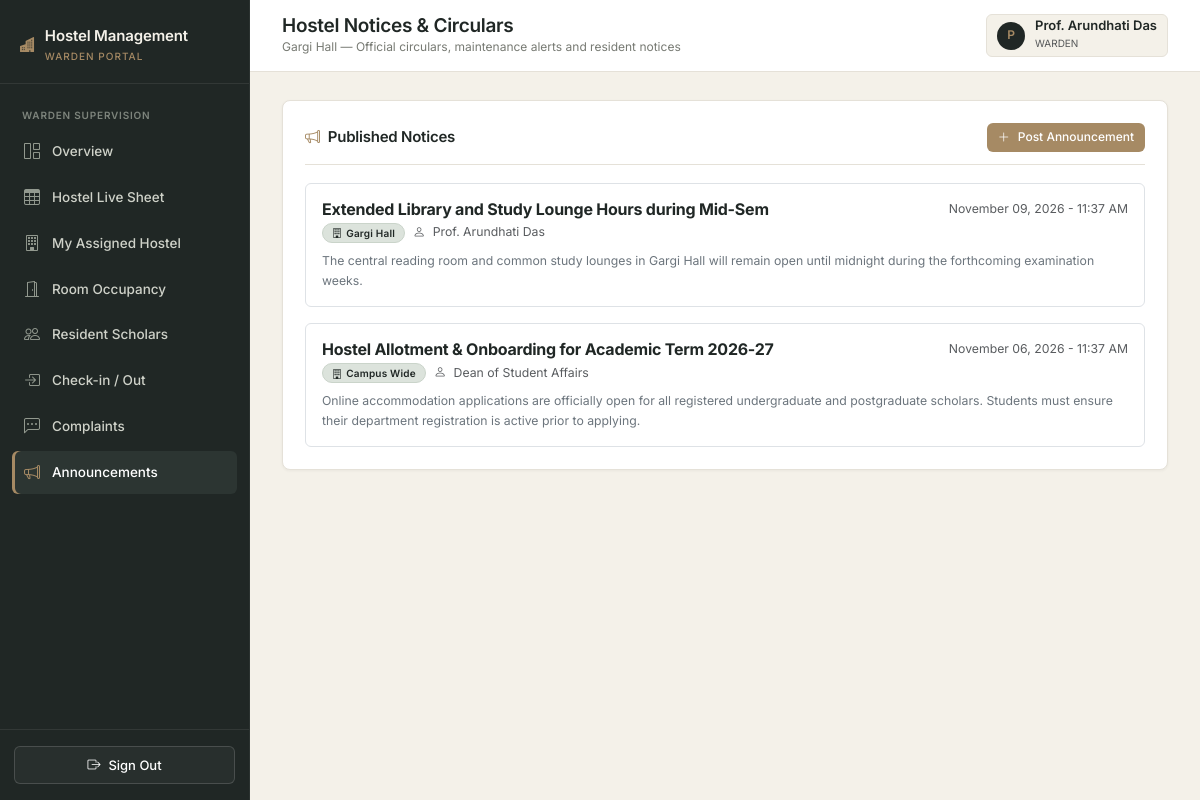
Screenshot of /warden/announcements (signed in) with the database file from the repository.
### hostel_allocation_system/app/models.py (models this page shows, shortened)
class User(UserMixin, db.Model):
    __tablename__ = "users"
    id = db.Column(db.Integer, primary_key=True)
    name = db.Column(db.String(100), nullable=False)
    email = db.Column(db.String(120), unique=True, nullable=False, index=True)
    password_hash = db.Column(db.String(255), nullable=False)
    role = db.Column(db.Enum("student", "warden", "admin", name="user_roles"), nullable=False)
    created_at = db.Column(db.DateTime, default=datetime.utcnow, nullable=False)
    student = db.relationship("Student", backref="user", uselist=False, cascade="all, delete-orphan")
    warden = db.relationship("Warden", backref="user", uselist=False, cascade="all, delete-orphan")

class Hostel(db.Model):
    __tablename__ = "hostels"
    id = db.Column(db.Integer, primary_key=True)
    hostel_name = db.Column(db.String(100), unique=True, nullable=False)
    hostel_type = db.Column(db.Enum("Boys", "Girls", "Co-ed", name="hostel_types"), nullable=False)
    address = db.Column(db.String(255), nullable=False)
    total_rooms = db.Column(db.Integer, default=0, nullable=False)
    description = db.Column(db.Text)
    rooms = db.relationship("Room", backref="hostel", cascade="all, delete-orphan", lazy="dynamic")
    wardens = db.relationship("Warden", backref="hostel", lazy="dynamic")
    complaints = db.relationship("Complaint", backref="hostel", lazy="dynamic")
    announcements = db.relationship("Announcement", backref="hostel", lazy="dynamic")

class Announcement(db.Model):
    __tablename__ = "announcements"
    id = db.Column(db.Integer, primary_key=True)
    title = db.Column(db.String(150), nullable=False)
    description = db.Column(db.Text, nullable=False)
    hostel_id = db.Column(db.Integer, db.ForeignKey("hostels.id", ondelete="CASCADE"), nullable=True)
    created_by = db.Column(db.Integer, db.ForeignKey("users.id"), nullable=False)
    created_at = db.Column(db.DateTime, default=datetime.utcnow, nullable=False)
    creator = db.relationship("User")

### hostel_allocation_system/app/warden/routes.py (the view, shortened to what this page needs)
@bp.route("/announcements", methods=["GET", "POST"])
@login_required
@role_required("warden")
def announcements():
    warden = get_current_warden()
    hostel = warden.hostel
    if not hostel:
        return render_template("warden/unassigned.html", warden=warden)
    form = AnnouncementForm()
    form.hostel_id.choices = [(hostel.id, f"{hostel.hostel_name} (My Hostel)")]
    all_anns = Announcement.query.filter(
        (Announcement.hostel_id == None) | (Announcement.hostel_id == hostel.id)
    ).order_by(Announcement.created_at.desc()).all()
    return render_template("warden/announcements.html", hostel=hostel, announcements=all_anns, form=form)

### hostel_allocation_system/app/__init__.py (called while the page is built)
@login_manager.user_loader
def load_user(user_id):
    from .models import User
    return db.session.get(User, int(user_id))

### hostel_allocation_system/app/warden/routes.py (called while the page is built)
def get_current_warden():
    warden = Warden.query.filter_by(user_id=current_user.id).first()
    if not warden:
        abort(404, description="Warden profile not found.")
    return warden

### hostel_allocation_system/app/templates/warden/announcements.html (shortened to what this page needs)
{% extends "shared/base.html" %}
{% block page_title %}Hostel Notices & Circulars{% endblock %}
{% block page_subtitle %}{{ hostel.hostel_name }} — Official circulars, maintenance alerts and resident notices{% endblock %}
{% block content %}
<div class="content-panel">
  <div class="panel-header">
    <h2 class="panel-title"><i class="bi bi-megaphone text-warning" style="color: var(--accent-bronze) !important;"></i> Published Notices</h2>
    <button class="btn-custom btn-bronze btn-sm-custom" data-bs-toggle="modal" data-bs-target="#newWardenAnnModal">
      <i class="bi bi-plus-lg"></i> Post Announcement
    </button>
  </div>
  {% if announcements %}
    <div class="d-flex flex-column gap-3">
      {% for ann in announcements %}
        <div class="p-3 border rounded bg-white">
          <div class="d-flex justify-content-between align-items-start mb-2">
            <div>
              <h3 class="h6 fw-bold mb-1">{{ ann.title }}</h3>
              <div class="d-flex align-items-center gap-2">
                <span class="custom-badge badge-neutral" style="font-size: 10px;">
                  <i class="bi bi-building me-1"></i> {{ ann.hostel.hostel_name if ann.hostel else 'Campus Wide' }}
                </span>
                <span class="text-muted small"><i class="bi bi-person me-1"></i> {{ ann.creator.name if ann.creator else 'Warden' }}</span>
              </div>
            </div>
            <span class="text-muted small">{{ ann.created_at.strftime('%B %d, %Y - %I:%M %p') }}</span>
          </div>
          <p class="text-secondary small mb-0" style="line-height: 1.6;">
            {{ ann.description }}
          </p>
        </div>
      {% endfor %}
    </div>
  {% else %}
    <div class="text-center py-5 text-muted small">No announcements posted for this hostel.</div>
  {% endif %}
</div>
{% endblock %}

### hostel_allocation_system/app/templates/shared/base.html (shortened to what this page needs)
<!DOCTYPE html>
<html lang="en">
<head>
  <link rel="stylesheet" href="https://cdn.jsdelivr.net/npm/bootstrap@5.3.3/dist/css/bootstrap.min.css">
  <link rel="stylesheet" href="https://cdn.jsdelivr.net/npm/bootstrap-icons@1.11.3/font/bootstrap-icons.min.css">
  <link rel="stylesheet" href="{{ url_for('static', filename='css/main.css') }}">
</head>
<body>
{% if current_user.is_authenticated %}
  <div class="app-wrapper">
    <aside class="app-sidebar">
      <div class="sidebar-header">
        <div class="sidebar-brand">
          <i class="bi bi-buildings-fill text-warning" style="color: var(--accent-bronze) !important;"></i>
          <div>
            <div>Hostel Management</div>
            <small>{{ current_user.role }} portal</small>
          </div>
        </div>
      </div>
      <nav class="sidebar-nav">
        {% if current_user.role == 'admin' %}
          <div class="nav-section-title">Institutional Overview</div>
          <a href="{{ url_for('admin.overview') }}" class="{{ 'active' if request.endpoint == 'admin.overview' else '' }}">
            <i class="bi bi-grid-1x2"></i> Overview
          </a>
          <a href="{{ url_for('admin.sheets') }}" class="{{ 'active' if request.endpoint == 'admin.sheets' else '' }}">
            <i class="bi bi-table"></i> Live Database Sheet
          </a>
          <div class="nav-section-title">Accommodations</div>
          <a href="{{ url_for('admin.hostels') }}" class="{{ 'active' if request.endpoint == 'admin.hostels' else '' }}">
            <i class="bi bi-building"></i> Hostels
          </a>
          <a href="{{ url_for('admin.rooms') }}" class="{{ 'active' if request.endpoint == 'admin.rooms' else '' }}">
            <i class="bi bi-door-open"></i> Rooms & Beds
          </a>
          <a href="{{ url_for('admin.allocations') }}" class="{{ 'active' if request.endpoint == 'admin.allocations' else '' }}">
            <i class="bi bi-key"></i> Room Allocation
          </a>
          <div class="nav-section-title">Admissions & Students</div>
          <a href="{{ url_for('admin.applications') }}" class="{{ 'active' if request.endpoint == 'admin.applications' else '' }}">
            <i class="bi bi-file-earmark-text"></i> Applications
          </a>
          <a href="{{ url_for('admin.students') }}" class="{{ 'active' if request.endpoint == 'admin.students' else '' }}">
            <i class="bi bi-people"></i> Students
          </a>
          <a href="{{ url_for('admin.wardens') }}" class="{{ 'active' if request.endpoint == 'admin.wardens' else '' }}">
            <i class="bi bi-person-badge"></i> Wardens
          </a>
          <div class="nav-section-title">Administration</div>
          <a href="{{ url_for('admin.complaints') }}" class="{{ 'active' if request.endpoint == 'admin.complaints' else '' }}">
            <i class="bi bi-chat-left-dots"></i> Complaints
          </a>
          <a href="{{ url_for('admin.announcements') }}" class="{{ 'active' if request.endpoint == 'admin.announcements' else '' }}">
            <i class="bi bi-megaphone"></i> Announcements
          </a>
          <a href="{{ url_for('admin.reports') }}" class="{{ 'active' if request.endpoint == 'admin.reports' else '' }}">
            <i class="bi bi-bar-chart"></i> Reports
          </a>
          <a href="{{ url_for('admin.settings') }}" class="{{ 'active' if request.endpoint == 'admin.settings' else '' }}">
            <i class="bi bi-gear-wide-connected"></i> Settings
          </a>
        {% elif current_user.role == 'warden' %}
          <div class="nav-section-title">Warden Supervision</div>
          <a href="{{ url_for('warden.overview') }}" class="{{ 'active' if request.endpoint == 'warden.overview' else '' }}">
            <i class="bi bi-grid-1x2"></i> Overview
          </a>
          <a href="{{ url_for('warden.sheets') }}" class="{{ 'active' if request.endpoint == 'warden.sheets' else '' }}">
            <i class="bi bi-table"></i> Hostel Live Sheet
          </a>
          <a href="{{ url_for('warden.my_hostel') }}" class="{{ 'active' if request.endpoint == 'warden.my_hostel' else '' }}">
            <i class="bi bi-building"></i> My Assigned Hostel
          </a>
          <a href="{{ url_for('warden.occupancy') }}" class="{{ 'active' if request.endpoint == 'warden.occupancy' else '' }}">
            <i class="bi bi-door-open"></i> Room Occupancy
          </a>
          <a href="{{ url_for('warden.students') }}" class="{{ 'active' if request.endpoint == 'warden.students' else '' }}">
            <i class="bi bi-people"></i> Resident Scholars
          </a>
          <a href="{{ url_for('warden.checkin') }}" class="{{ 'active' if request.endpoint == 'warden.checkin' else '' }}">
            <i class="bi bi-box-arrow-in-right"></i> Check-in / Out
          </a>
          <a href="{{ url_for('warden.complaints') }}" class="{{ 'active' if request.endpoint == 'warden.complaints' else '' }}">
            <i class="bi bi-chat-left-dots"></i> Complaints
          </a>
          <a href="{{ url_for('warden.announcements') }}" class="{{ 'active' if request.endpoint == 'warden.announcements' else '' }}">
            <i class="bi bi-megaphone"></i> Announcements
          </a>
        {% endif %}
      </nav>
      <div class="sidebar-footer">
        <a href="{{ url_for('auth.logout') }}" class="btn-custom btn-outline-custom w-100 justify-content-center text-white" style="border-color: rgba(255,255,255,0.15); background: rgba(255,255,255,0.04);">
          <i class="bi bi-box-arrow-right"></i> Sign Out
        </a>
      </div>
    </aside>
    <div class="app-main">
      <header class="app-topbar">
        <div class="d-flex align-items-center gap-3">
          <div class="topbar-title">
            <h1>{% block page_title %}Dashboard{% endblock %}</h1>
            <div class="breadcrumb-sub">{% block page_subtitle %}{{ college_name }}{% endblock %}</div>
          </div>
        </div>
        <div class="topbar-actions">
          <div class="user-profile-badge">
            <div class="user-avatar">{{ current_user.name[:1] }}</div>
            <div>
              <div class="fw-semibold lh-1">{{ current_user.name }}</div>
              <small class="text-muted text-uppercase" style="font-size: 10px;">{{ current_user.role }}</small>
            </div>
          </div>
        </div>
      </header>
      <div class="app-content">
        {% block content %}{% endblock %}
      </div>
    </div>
  </div>
{% endif %}
</body>
</html>

### rows the page displays
User: role "WARDEN", name "P", name "Prof. Arundhati Das"
Hostel: hostel_name "Gargi Hall"
Announcement: title "Extended Library and Study Lounge Hours during Mid-Sem", hostel "Gargi Hall", creator "Prof. Arundhati Das", created_at "November 09, 2026 - 11:37 AM", description "The central reading room and common study lounges in Gargi Hall will remain open until midnight during the forthcoming examination weeks."
Announcement: title "Hostel Allotment & Onboarding for Academic Term 2026-27", hostel "Campus Wide", creator "Dean of Student Affairs", created_at "November 06, 2026 - 11:37 AM", description "Online accommodation applications are officially open for all registered undergraduate and postgraduate scholars. Students must ensure their department registration is active prior to applying."
